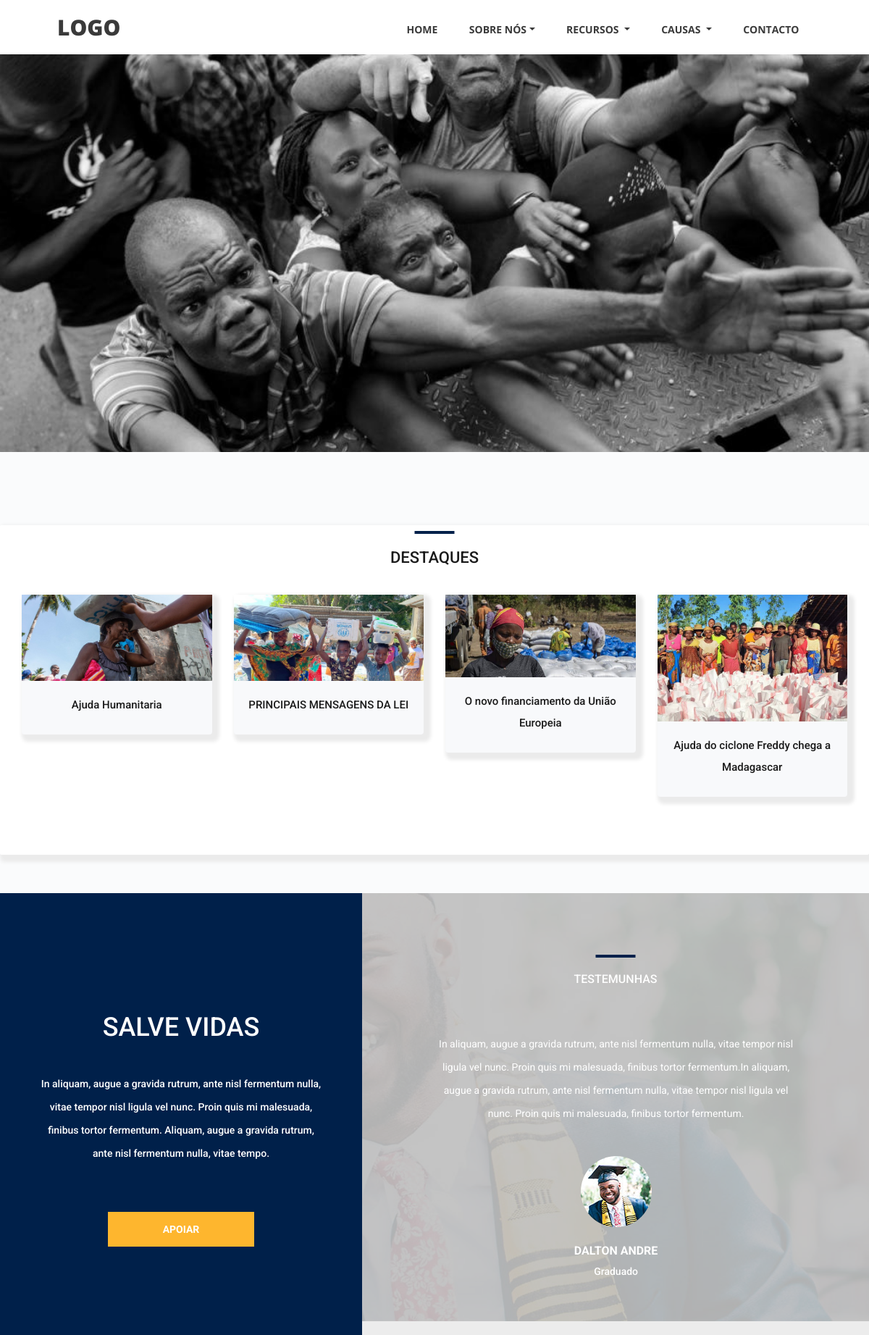
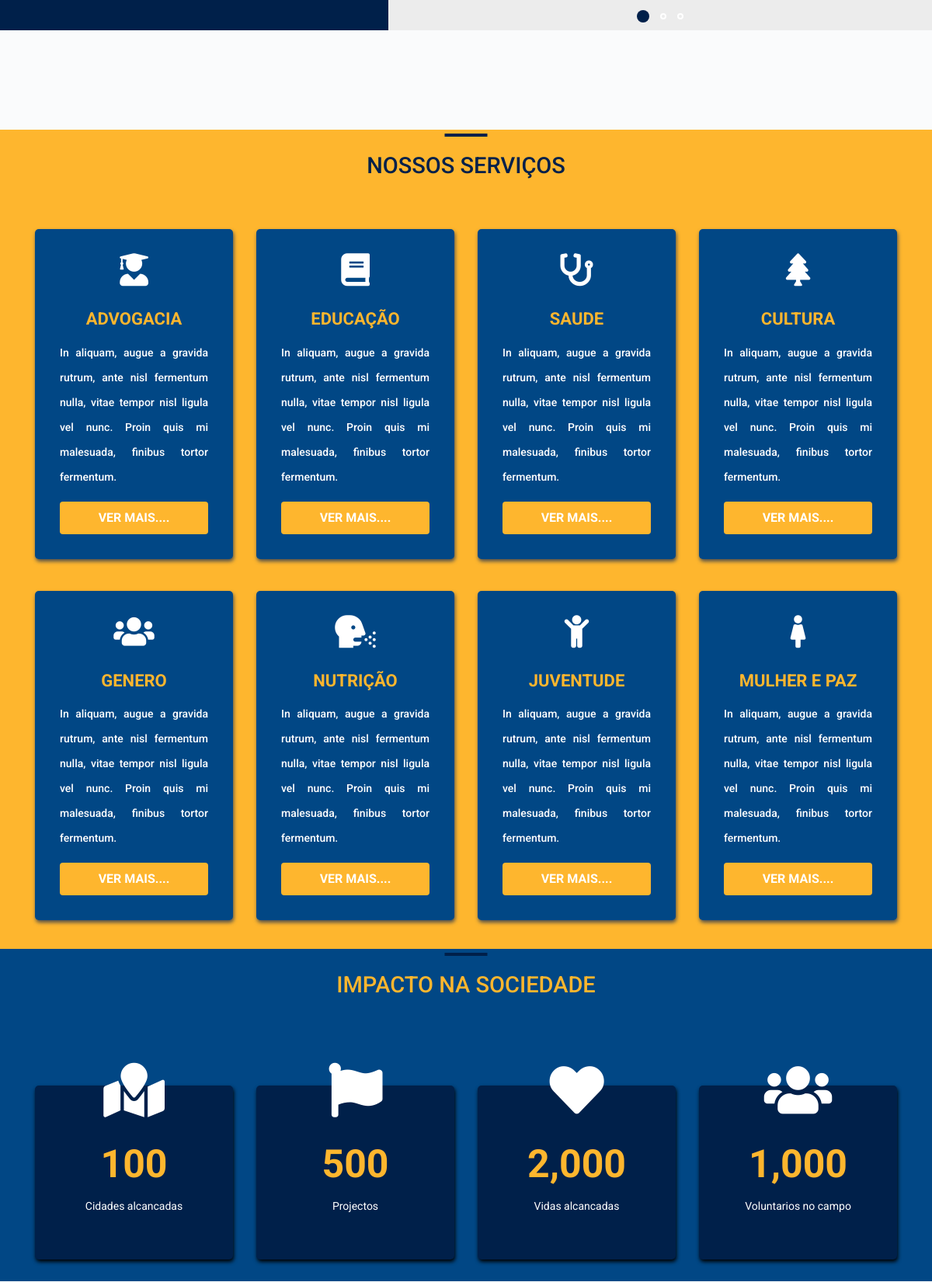
The page / (upper part) on the database its author committed (2 pictures, top to bottom).
### tables this page shows
CREATE TABLE `table_activity` (
  `id_activity` int(11) NOT NULL,
  `categoria` varchar(20) NOT NULL,
  `titulo` text NOT NULL,
  `activ_image` varchar(255) NOT NULL,
  `content` text NOT NULL,
  `data_acont` varchar(3) NOT NULL,
  `mes_acont` varchar(10) NOT NULL,
  `ano_acont` text NOT NULL,
  `local_acont` varchar(50) NOT NULL,
  `publicado_por` varchar(50) NOT NULL,
  `data_adicionado` datetime NOT NULL DEFAULT current_timestamp(),
  `adicionado` date NOT NULL DEFAULT current_timestamp(),
  `update_at` varchar(50) NOT NULL,
  `update_por` varchar(20) NOT NULL
);

### application/controllers/IndexCont.php (called while the page is built, shortened)
<?php
class IndexCont extends CI_Controller {
	function __construct(){
		$this->load->helper('url');
		$this->load->helper('text');
	}
	function index(){
		$activity = new Activity_model();
		$retrieveActi['retrieveActi'] = $activity->retrieveAct();
		$retrieveAct['retrieveAct'] = $activity->retrieveAct();
		$this->load->view('index', $retrieveActi+$retrieveAct);
	}
}

### index.php (called while the page is built, shortened)
<?php
require_once BASEPATH.'core/CodeIgniter.php';

### application/models/Activity_model.php (called while the page is built, shortened)
<?php
class Activity_model extends CI_Model{
    private $table_activity = 'table_activity';
    function retrieveAct($id_activity=null){
        $this->db->from($this->table_activity);
        $query = $this->db->get();
        return $query;
    }
}

### application/views/index.php (the view, shortened to what this page needs)
<div class="popular page_section" style="margin-top:-16rem">
	<div class="container-fluid"  style="background:#fff!important; box-shadow: 5px 5px 5px 5px #ebebeb; border-radius:2px">
		<div class="row">
			<div class="col mt-2">
				<div class="section_title text-center">
					<h1 style="font-size:22px">DESTAQUES</h1>
				</div>
			</div>
		</div>
		<div class="container-fluid">
			<div class="row course_boxes" style="margin-top:30px;margin-bottom:-4rem; ">
				<?php foreach($retrieveActi->result() as $key=>$retrieveActi):?>
					<div class="col-lg-3 course_box"style="margin-bottom:5rem;" >
						<div class="card" style="box-shadow:5px 5px 5px 5px #ebebeb">
							<img class="card-img-top" src="<?=base_url('upload/activity/'.$retrieveActi->activ_image)?>" alt="FDL IMAGE">
							<div class="card-body text-center pb-3">
								<div class="card-title mt-3"><a href="<?=base_url('IndexCont/view/'.$retrieveActi->id_activity)?>"><?=$retrieveActi->titulo?></a></div>
							</div>
						</div>
					</div>
				<?php endforeach?>
			</div>
		</div>
	</div>
</div>
<div class="register">
	<div class="container-fluid" >
		<div class="row row-eq-height">
			<div class="col-lg-5 nopadding" >
				<div class="register_section d-flex flex-column align-items-center justify-content-center">
					<div class="register_content text-center">
						<h1 class="register_title">SALVE VIDAS <span></span></h1>
						<p class="register_text">
							In aliquam, augue a gravida rutrum, ante nisl fermentum nulla,
							vitae tempor nisl ligula vel nunc. Proin quis mi malesuada,
							finibus tortor fermentum. Aliquam, augue a gravida rutrum,
							ante nisl fermentum nulla, vitae tempo.
						</p>
						<div class="button button_1 register_button mx-auto trans_200" style='background:#feb62e'>
							<a href="#" style='color:#fff'>APOIAR</a>
						</div>
					</div>
				</div>
			</div>
			<div class="col-lg-7 nopadding">
				<div class="search_section d-flex flex-column align-items-center justify-content-center">
					<div class="testimonials_background_container prlx_parent">
						<div class="testimonials_background prlx" style="background-image:url(assets/images/testimonials_background_2.jpg)"></div>
					</div>
					<div class="container">
						<div class="row" style='margin-top:5rem!important'>
							<div class="col" >
								<div class="section_title text-center"  >
									<h1 style='font-size:16px;color:#fff'>TESTEMUNHAS</h1>
								</div>
							</div>
						</div>
						<div class="row">
							<div class="col-lg-10 offset-lg-1">
								<div class="testimonials_slider_container">
									<div class="owl-carousel owl-theme testimonials_slider">
										<div class="owl-item">
											<div class="testimonials_item text-center">
												<p class="testimonials_text">In aliquam, augue a gravida rutrum, ante nisl fermentum nulla, vitae tempor nisl ligula vel nunc. Proin quis mi malesuada, finibus tortor fermentum.In aliquam, augue a gravida rutrum, ante nisl fermentum nulla, vitae tempor nisl ligula vel nunc. Proin quis mi malesuada, finibus tortor fermentum.</p>
												<div class="testimonial_user">
													<div class="testimonial_image mx-auto">
														<img src="<?=base_url('assets/images/testimonials_user.jpg')?>" alt="">
													</div>
													<div class="testimonial_name" style="color:#fff">Dalton Andre</div>
													<div class="testimonial_title">Graduado</div>
												</div>
											</div>
										</div>
									</div>
								</div>
							</div>
						</div>
					</div>
				</div>
			</div>
		</div>
	</div>
</div>
<div style="background:#feb62e!important; margin-top:8rem;  margin-bottom:-4rem;"">
	<div class="services page_section" style="margin-top:4rem; margin-bottom:2rem;">
		<div class="container" >
			<div class="row">
				<div class="col">
					<div class="section_title text-center" style="margin-top:-7rem">
						<h1 style="font-size:29px; color:#00204A">NOSSOS SERVI&Ccedil;OS</h1>
					</div>
				</div>
			</div>
			<div class="row services_row" style="margin-top:10px; margin-bottom:-5rem">
				<div class="col-lg-3 service_item text-justify d-flex flex-column align-items-start justify-content-start" style="">
					<div style="background-color:#014785; padding:2rem;color:#fff!important;border-radius:5px;box-shadow:1px 3px 5px 0px #4d4d4d">
						<div class="icon_container d-flex flex-column justify-content-end">
							<i class="fas fa-user-graduate fa-3x text-center"></i>
						</div>
						<h3 class="text-center" style="color:#feb62e; font-weight:bold; text-transform:uppercase">Advogacia</h3>
						<p style="color:#fff!important;">In aliquam, augue a gravida rutrum, ante nisl fermentum nulla, vitae tempor nisl ligula vel nunc.
							Proin quis mi malesuada, finibus tortor fermentum.
						</p>
						<a href=""class="btn btn-block p-2 mt-3" style="background-color:#feb62e; color:#fff; font-weight:bold">VER MAIS....</a>
					</div>
				</div>
				<div class="col-lg-3 service_item text-justify d-flex flex-column align-items-start justify-content-start" >
					<div style="background-color:#014785; padding:2rem;color:#fff!important;border-radius:5px;box-shadow:1px 3px 5px 0px #4d4d4d">
						<div class="icon_container d-flex flex-column justify-content-end">
							<i class="fas fa-book fa-3x text-center"></i>
						</div>
						<h3 class="text-center" style="color:#feb62e; font-weight:bold; text-transform:uppercase">Educa&ccedil;&atilde;o</h3>
						<p style="color:#fff!important">In aliquam, augue a gravida rutrum, ante nisl fermentum nulla, vitae tempor nisl ligula vel nunc.
							Proin quis mi malesuada, finibus tortor fermentum.
						</p>
						<a href=""class="btn btn-block p-2 mt-3" style="background-color:#feb62e; color:#fff; font-weight:bold">VER MAIS....</a>
					</div>
				</div>
				<div class="col-lg-3 service_item text-justify d-flex flex-column align-items-start justify-content-start" >
					<div style="background-color:#014785; padding:2rem;color:#fff!important;border-radius:5px;box-shadow:1px 3px 5px 0px #4d4d4d">
						<div class="icon_container d-flex flex-column justify-content-end">
							<i class="fas fa-stethoscope fa-3x text-center" aria-hidden="true"></i>
						</div>
						<h3 class="text-center" style="color:#feb62e; font-weight:bold;text-transform:uppercase">Saude</h3>
						<p style="color:#fff!important">In aliquam, augue a gravida rutrum, ante nisl fermentum nulla, vitae tempor nisl ligula vel nunc.
							Proin quis mi malesuada, finibus tortor fermentum.
						</p>
						<a href=""class="btn btn-block p-2 mt-3" style="background-color:#feb62e; color:#fff; font-weight:bold">VER MAIS....</a>
					</div>
				</div>
				<div class="col-lg-3 service_item text-justify d-flex flex-column align-items-start justify-content-start" >
					<div style="background-color:#014785; padding:2rem;color:#fff!important;border-radius:5px;box-shadow:1px 3px 5px 0px #4d4d4d">
						<div class="icon_container d-flex flex-column justify-content-end">
							<i class="fas fa-tree fa-3x text-center"></i>
						</div>
						<h3 class="text-center" style="color:#feb62e; font-weight:bold;text-transform:uppercase">Cultura</h3>
						<p style="color:#fff!important">In aliquam, augue a gravida rutrum, ante nisl fermentum nulla, vitae tempor nisl ligula vel nunc.
							Proin quis mi malesuada, finibus tortor fermentum.
						</p>
						<a href=""class="btn btn-block p-2 mt-3" style="background-color:#feb62e; color:#fff; font-weight:bold">VER MAIS....</a>
					</div>
				</div>
				<div class="col-lg-3 service_item text-justify d-flex flex-column align-items-start justify-content-start" >
					<div style="background-color:#014785; padding:2rem;color:#fff!important;border-radius:5px;box-shadow:1px 3px 5px 0px #4d4d4d">
						<div class="icon_container d-flex flex-column justify-content-end">
							<i class="fas fa-users fa-3x text-center"></i>
						</div>
						<h3 class="text-center" style="color:#feb62e; font-weight:bold;text-transform:uppercase">Genero</h3>
						<p style="color:#fff!important">In aliquam, augue a gravida rutrum, ante nisl fermentum nulla, vitae tempor nisl ligula vel nunc.
							Proin quis mi malesuada, finibus tortor fermentum.
						</p>
						<a href=""class="btn btn-block p-2 mt-3" style="background-color:#feb62e; color:#fff; font-weight:bold">VER MAIS....</a>
					</div>
				</div>
				<div class="col-lg-3 service_item text-justify d-flex flex-column align-items-start justify-content-start" >
					<div style="background-color:#014785; padding:2rem;color:#fff!important;border-radius:5px;box-shadow:1px 3px 5px 0px #4d4d4d">
						<div class="icon_container d-flex flex-column justify-content-end">
							<i class="fas fa-head-side-cough fa-3x text-center"></i>
						</div>
						<h3 class="text-center" style="color:#feb62e; font-weight:bold;text-transform:uppercase">Nutri&ccedil;&atilde;o</h3>
						<p style="color:#fff!important">In aliquam, augue a gravida rutrum, ante nisl fermentum nulla, vitae tempor nisl ligula vel nunc.
							Proin quis mi malesuada, finibus tortor fermentum.
						</p>
						<a href=""class="btn btn-block p-2 mt-3" style="background-color:#feb62e; color:#fff; font-weight:bold">VER MAIS....</a>
					</div>
				</div>
				<div class="col-lg-3 service_item text-justify d-flex flex-column align-items-start justify-content-start" >
					<div style="background-color:#014785; padding:2rem;color:#fff!important;border-radius:5px;box-shadow:1px 3px 5px 0px #4d4d4d">
						<div class="icon_container d-flex flex-column justify-content-end">
							<i class="fas fa-child fa-3x text-center" aria-hidden="true"></i>
						</div>
						<h3 class="text-center" style="color:#feb62e; font-weight:bold;text-transform:uppercase">Juventude</h3>
						<p style="color:#fff!important">In aliquam, augue a gravida rutrum, ante nisl fermentum nulla, vitae tempor nisl ligula vel nunc.
							Proin quis mi malesuada, finibus tortor fermentum.
						</p>
						<a href=""class="btn btn-block p-2 mt-3" style="background-color:#feb62e; color:#fff; font-weight:bold">VER MAIS....</a>
					</div>
				</div>
				<div class="col-lg-3 service_item text-justify d-flex flex-column align-items-start justify-content-start" >
					<div style="background-color:#014785; padding:2rem;color:#fff!important;border-radius:5px;box-shadow:1px 3px 5px 0px #4d4d4d">
						<div class="icon_container d-flex flex-column justify-content-end">
							<i class="fas fa-female fa-3x text-center" aria-hidden="true"></i>
						</div>
						<h3 class="text-center" style="color:#feb62e; font-weight:bold;text-transform:uppercase">Mulher e paz</h3>
						<p style="color:#fff!important">In aliquam, augue a gravida rutrum, ante nisl fermentum nulla, vitae tempor nisl ligula vel nunc.
							Proin quis mi malesuada, finibus tortor fermentum.
						</p>
						<a href=""class="btn btn-block p-2 mt-3" style="background-color:#feb62e; color:#fff; font-weight:bold">VER MAIS....</a>
					</div>
				</div>
			</div>
		</div>
	</div>
</div>
<div style="background:#014785!important;">
	<div class="services page_section" style="margin-top:4rem; margin-bottom:2rem;">
		<div class="container" >
			<div class="row">
				<div class="col">
					<div class="section_title text-center" style="margin-top:-7rem">
						<h1 style="font-size:29px; color:#feb62e">IMPACTO NA SOCIEDADE</h1>
					</div>
				</div>
			</div>
			<div class="row " style="margin-top:10px; margin-bottom:-3rem">
				<div class="col-lg-3 mt-5" style="">
					<div style="background-color:#00204A;color:#fff!important;border-radius:5px;box-shadow:1px 3px 5px 0px #000" class="pb-1">
						<div class="icon_container d-flex flex-column justify-content-end" >
							<i class="fas fa-map-marked fa-5x text-center" style="margin-top:8rem!important"></i>
						</div>
						<h3 class="text-center" style="color:#feb62e; font-weight:bold; font-size:50px">100</h3>
						<p style="color:#fff!important;" class="text-center mb-5">
						Cidades alcancadas
						</p>
					</div>
				</div>
				<div class="col-lg-3 mt-5" >
					<div style="background-color:#00204A;color:#fff!important;border-radius:5px;box-shadow:1px 3px 5px 0px #000" class="pb-1">
						<div class="icon_container d-flex flex-column justify-content-end">
							<i class="fas fa-flag fa-5x text-center"></i>
						</div>
						<h3 class="text-center" style="color:#feb62e; font-weight:bold; font-size:50px">500</h3>
						<p style="color:#fff!important" class="text-center mb-5">
						Projectos
						</p>
					</div>
				</div>
				<div class="col-lg-3 mt-5" >
					<div style="background-color:#00204A;color:#fff!important;border-radius:5px;box-shadow:1px 3px 5px 0px #000" class="pb-1">
						<div class="icon_container d-flex flex-column justify-content-end">
							<i class="fas fa-heart fa-5x text-center" aria-hidden="true"></i>
						</div>
						<h3 class="text-center" style="color:#feb62e; font-weight:bold; font-size:50px">2,000</h3>
						<p style="color:#fff!important;" class="text-center mb-5">
							Vidas alcancadas
						</p>
					</div>
				</div>
				<div class="col-lg-3 mt-5" >
					<div style="background-color:#00204A;color:#fff!important;border-radius:5px;box-shadow:1px 3px 5px 0px #000" class="pb-1">
						<div class="icon_container d-flex flex-column justify-content-end">
							<i class="fas fa-users fa-5x text-center"></i>
						</div>
						<h3 class="text-center" style="color:#feb62e; font-weight:bold; font-size:50px">1,000</h3>
						<p style="color:#fff!important" class="text-center mb-5">
							Voluntarios no campo
						</p>
					</div>
				</div>
			</div>
		</div>
	</div>
</div>
<div class="events page_section" style="margin-top: -8rem;"  >
	</div>

### rows shown on the page
table_activity: activ_image (picture), titulo "Ajuda Humanitaria"
table_activity: activ_image (picture), titulo "PRINCIPAIS MENSAGENS DA LEI"
table_activity: activ_image (picture), titulo "O novo financiamento da União Europeia"
table_activity: activ_image (picture), titulo "Ajuda do ciclone Freddy chega a Madagascar"
